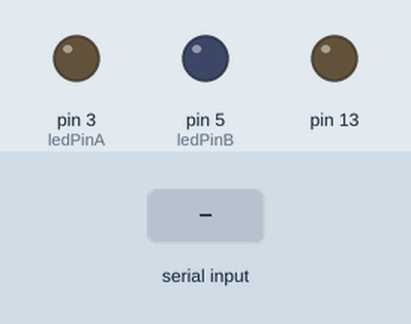
Simulated run of this sketch. Board: Arduino Uno, built with avr-gcc and run on an emulated ATmega328P. On the bench: output pins drawn as LEDs (lit = HIGH). Inputs (shaded band) come from the test bench.

Above: at 1.2 s.
1.3 s: "1" received over Serial
At 2.4 s:
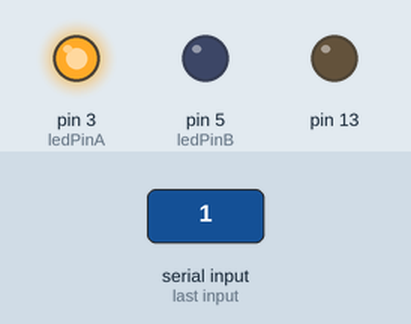
2.8 s: "2" received over Serial
At 3.5 s:
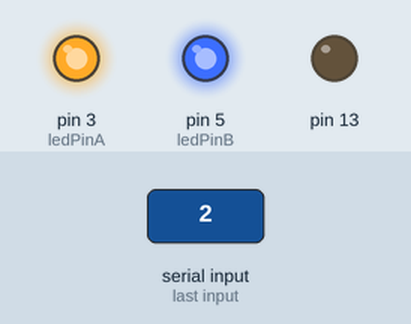
4.3 s: "0" received over Serial
At 4.7 s:
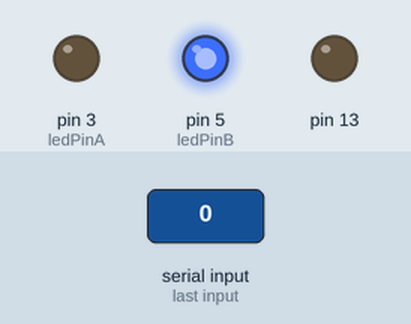
5.8 s: "9" received over Serial
At 7.0 s:
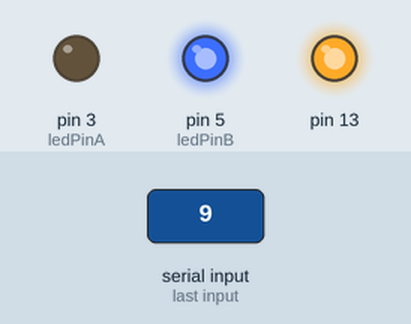
7.3 s: "3" received over Serial
At 8.2 s:
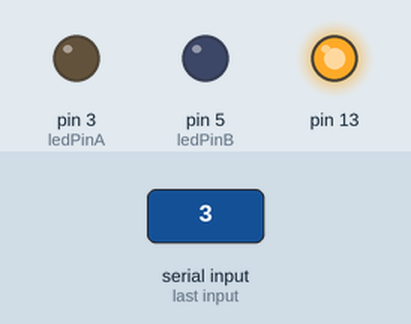
8.8 s: "8" received over Serial
At 9.3 s:
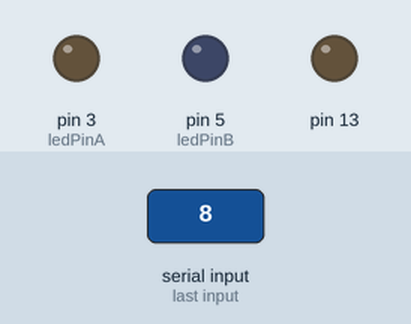
Timing chart, 0 to 11.3 s (numbered marks = the images above; inputs shaded):
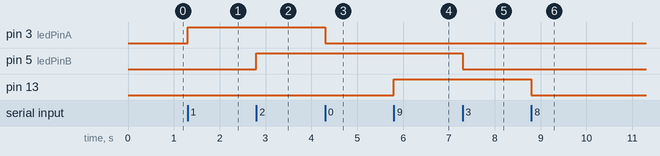

The sketch:

sketch_may20b.ino
```cpp
//Скетч для приёма сообщений.


char commandValue; // данные, поступаемые с последовательного порта
int ledPinA = 3;
int ledPinB = 5;
String data="";

void setup() {
  pinMode(ledPinA, OUTPUT); // режим на вывод данных
   pinMode(ledPinB, OUTPUT); // режим на вывод данных
   analogWrite(ledPinA,0);
    pinMode(13, OUTPUT);
    digitalWrite(13,0);
  // analogWrite(ledPinB,255);
   analogWrite(ledPinB,0);
  Serial.begin(9600);
}

void loop()
{
  if (Serial.available()) {
    commandValue = (char)Serial.read();
//    if(commandValue !='\n')
//    data +=commandValue;
//    else{
//
//      analogWrite(ledPinA,data.toInt());
//      analogWrite(ledPinB,255-data.toInt());
//      data="";
//      }
  //}

  if (commandValue == '1')
  {
    digitalWrite(ledPinA, HIGH); // включаем светодиод
  }
  else if (commandValue == '0')
  {
    digitalWrite(ledPinA, LOW); // в противном случае выключаем
  }
   if (commandValue == '2')
  {
    digitalWrite(ledPinB, HIGH); // включаем светодиод
  }
  else if  (commandValue == '3')
  {
    digitalWrite(ledPinB, LOW); // в противном случае выключаем
  }
  else if  (commandValue == '9')
  {
    digitalWrite(13, 1); // в противном случае выключаем
  }
   else if  (commandValue == '8')
  {
    digitalWrite(13, 0); // в противном случае выключаем
  }
  delay(10); // задержка перед следующим чтением данных
}
}
```

Measured:
- after the input at 1.3 s, pin 3 (ledPinA): LOW → HIGH at once
- after the input at 2.8 s, pin 5 (ledPinB): LOW → HIGH at once
- after the input at 4.3 s, pin 3 (ledPinA): HIGH → LOW at once
- after the input at 5.8 s, pin 13: LOW → HIGH at once
- after the input at 7.3 s, pin 5 (ledPinB): HIGH → LOW at once
- after the input at 8.8 s, pin 13: HIGH → LOW at once
